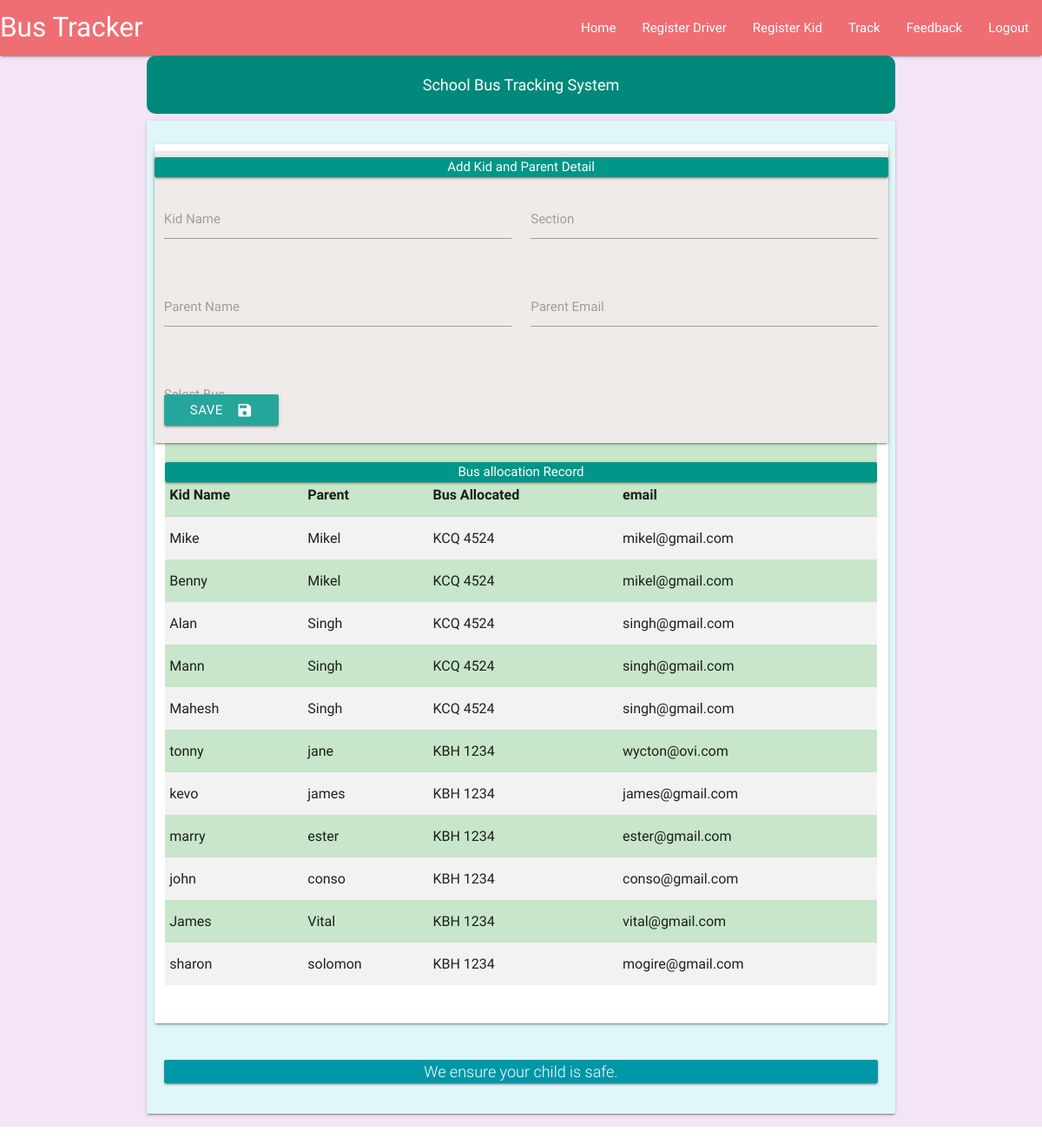
Page /admin/kid (signed in) on the committed database.
### tables this page shows
CREATE TABLE "kid" (
	`id`	INTEGER PRIMARY KEY AUTOINCREMENT,
	`name`	TEXT UNIQUE,
	`section`	TEXT,
	`photo`	TEXT,
	`p_id`	INTEGER,
	`b_id`	INTEGER,
	FOREIGN KEY(`p_id`) REFERENCES `parent`(`id`) ON DELETE CASCADE,
	FOREIGN KEY(`b_id`) REFERENCES `bus`(`id`)
);

CREATE TABLE "parent" (
	`id`	INTEGER PRIMARY KEY AUTOINCREMENT,
	`name`	TEXT,
	`email`	TEXT UNIQUE,
	`phone`	INTEGER,
	`password`	TEXT,
	`home_gps`	TEXT,
	`token`	TEXT,
	`expires`	TEXT
);

CREATE TABLE `bus` (
	`id`	INTEGER PRIMARY KEY AUTOINCREMENT,
	`b_no`	TEXT UNIQUE,
	`detail`	TEXT
);

### BusTrack/views/admin.py (the view, shortened to what this page needs)
@admin.route('/kid', methods=['GET', 'POST'])
@login_required
def kid():
    form = AddKidForm(request.form)
    all_parent_kid = Parent.get_all_parent_kid_with_bus()
    all_bus = Bus().get_all()
    return render_template('admin/kid.html', form=form, bus_data=all_bus, all_parent_kid=all_parent_kid)

### BusTrack/forms/adminforms.py
class AddKidForm(Form):
    parent_name = StringField('parent_name', validators=[DataRequired()])
    kid_name = StringField('kid_name', validators=[DataRequired()])
    email = StringField('email', validators=[DataRequired(), Email()])
    kid_section = StringField('kid_section')

### BusTrack/models/Parent.py (called while the page is built)
    @staticmethod
    def get_all_parent_kid_with_bus():
        cur = conn.execute('select * from parent_kid_bus')
        print(cur.description)
        return cur.fetchall()

### BusTrack/models/bus.py (called while the page is built)
    def get_all(self):
        qry='select * from bus'
        cur=conn.execute(qry)
        return cur.fetchall()

### BusTrack/views/admin.py (called while the page is built)
def login_required(f):
    @wraps(f)
    def decorated_function(*args, **kwargs):
        if 'is_admin_login' in session:
            if session['is_admin_login'] == True:
                pass  # ok no problem
            else:
                return redirect(url_for('admin.login', next=request.url))
        else:
            return redirect(url_for('admin.login', next=request.url))
        return f(*args, **kwargs)
    return decorated_function

### BusTrack/templates/admin/kid.html (shortened to what this page needs)
{% extends "layout.html" %}
{% block content %}
<div class="row">
   <form  action="" method="POST" class="col s12  card-panel brown lighten-5 black-text">
	<div class="row">
        <div class="col s12 card-panel teal white-text my_header_strip" >Add Kid and Parent Detail</div></div>
      <div class="row">
        <div class="input-field col s12 m6">
          {{ form.kid_name(class_='validate') }}
          <label for="kid_name" class="active">Kid Name</label>
        </div>
            <div class="input-field col s12 m6">
          {{ form.kid_section() }}
          <label for="kid_section" class="active">Section</label>
            </div>
      </div>
      <div class="row">
        <div class="input-field col s12 m6">
            {{ form.parent_name(class_='validate') }}
          <label for="parent_name" class="active">Parent Name</label>
        </div>
        <div class="input-field col s12 m6">
        {{ form.email(class_='validate',type='email') }}
        <label for="email" class="active">Parent Email</label>
        </div>
      </div>
      <div class="row">
        <div class="input-field col s12 m6">
          <label >Select Bus</label>
        </div>
       <span class="my_data_error">{{bus_error}}</span>
      </div>
       <div class="row">
          <div class="col s12 m6">
	  <button id="btnkid" class="waves-effect waves-light btn" type="submit" /> Save
	    <i class="material-icons right">save</i></button>
	  </div>
	  </div>
    </form>
    <div class="card-panel">
<div class="row green lighten-4">
      <div class="col s12 card-panel teal white-text my_header_strip">Bus allocation Record </div>
    <table class="striped highlight">
        <thead>
        <tr><th>Kid Name</th><th>Parent</th><th>Bus Allocated</th><th>email</th></tr>
        </thead>
        <tbody>
        {% for l in all_parent_kid %}
        <tr>
            <td>{{l[2]}}</td> <td>{{l[3]}}</td><td>{{ l[7] }}</td><td>{{l[4]}}</td>
        </tr>
        {% endfor %}
        </tbody>
    </table>
</div>
    </div>
{% endblock %}

### BusTrack/static/css/style.css (style rules this page uses)
.my_data_error { color: red;font-size: 12px; padding-left: 5px; }
.my_header_strip { text-align: center; padding: 10px; padding-top:15px; color: white; margin-bottom: -10px; }

### rows in the picture
kid: name "Mike", name "Mikel", b_no "KCQ 4524", email "mikel@gmail.com"
kid: name "Benny", name "Mikel", b_no "KCQ 4524", email "mikel@gmail.com"
kid: name "Alan", name "Singh", b_no "KCQ 4524", email "singh@gmail.com"
kid: name "Mann", name "Singh", b_no "KCQ 4524", email "singh@gmail.com"
kid: name "Mahesh", name "Singh", b_no "KCQ 4524", email "singh@gmail.com"
kid: name "tonny", name "jane", b_no "KBH 1234", email "wycton@ovi.com"
kid: name "kevo", name "james", b_no "KBH 1234", email "james@gmail.com"
kid: name "marry", name "ester", b_no "KBH 1234", email "ester@gmail.com"
kid: name "john", name "conso", b_no "KBH 1234", email "conso@gmail.com"
kid: name "James", name "Vital", b_no "KBH 1234", email "vital@gmail.com"
kid: name "sharon", name "solomon", b_no "KBH 1234", email "mogire@gmail.com"
